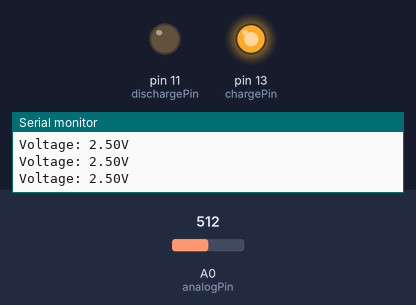
Bench run of a sketch on a simulated Arduino Uno, built with avr-gcc and run on an emulated ATmega328P. On the bench: output pins drawn as LEDs (lit = HIGH), the last lines printed to the serial monitor. The inputs (shaded band) are chosen by the test bench; at power-on: A0 (analogPin) = 512.

Above: at 1.3 s.
1.4 s: A0 (analogPin) set to 631
2.9 s: A0 (analogPin) set to 661
At 3.4 s:
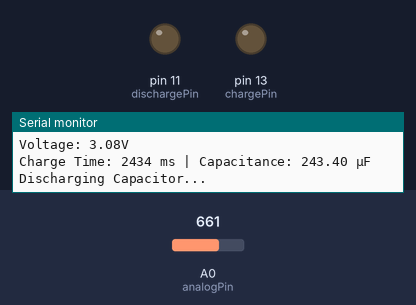
Timing chart, 0 to 5.9 s (numbered marks = the images above; inputs shaded):
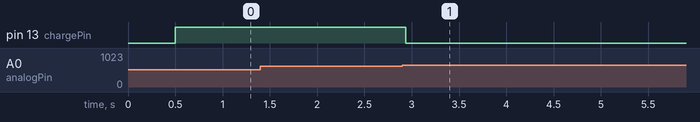

The sketch:

code.ino
```cpp
// Pin Definitions
const int analogPin = A0;  // Analog pin to read capacitor voltage
const int chargePin = 13;  // Charge the capacitor
const int dischargePin = 11;  // Discharge the capacitor
const int resistorValue = 10000;  // 10kΩ resistor

// Timer Variables
unsigned long startTime;
unsigned long elapsedTime;

// Capacitance Variables
float microFarads;
float nanoFarads;

void setup() {
  Serial.begin(9600);
  pinMode(chargePin, OUTPUT);
  digitalWrite(chargePin, LOW);
  pinMode(dischargePin, OUTPUT);
  digitalWrite(dischargePin, LOW);
}

void loop() {
  // Step 1: Fully Discharge the Capacitor
  Serial.println("\nDischarging Capacitor...");
  pinMode(dischargePin, OUTPUT);
  digitalWrite(dischargePin, LOW);
  delay(500); // Wait for complete discharge
  pinMode(dischargePin, INPUT);  // Stop discharging

  // Step 2: Start Charging the Capacitor
  Serial.println("Starting to Charge...");
  digitalWrite(chargePin, HIGH);
  startTime = millis();  // Start timing

  // Step 3: Wait for the capacitor to reach 63.2% of 5V (≈3.16V)
  while (analogRead(analogPin) < 648) {
    int voltageReading = analogRead(analogPin);
    float voltage = (voltageReading / 1023.0) * 5.0;  // Convert to voltage
    Serial.print("Voltage: "); Serial.print(voltage); Serial.println("V");
    delay(50);
  }

  // Step 4: Calculate Charge Time
  elapsedTime = millis() - startTime;
  digitalWrite(chargePin, LOW);  // Stop charging

  // Step 5: Calculate Capacitance using C = T / R
  microFarads = ((float)elapsedTime / resistorValue) * 1000;

  // Step 6: Print Results
  Serial.print("Charge Time: ");
  Serial.print(elapsedTime);
  Serial.print(" ms | Capacitance: ");

  if (microFarads > 1) {
    Serial.print(microFarads);
    Serial.println(" µF");
  } else {
    nanoFarads = microFarads * 1000;
    Serial.print(nanoFarads);
    Serial.println(" nF");
  }

  // Step 7: Discharge Capacitor Before Next Measurement
  Serial.println("Discharging Capacitor...");
  pinMode(dischargePin, OUTPUT);
  digitalWrite(dischargePin, LOW);
  while (analogRead(analogPin) > 0) {
    // Wait for capacitor to fully discharge
  }

  Serial.println("Capacitor Discharged. Ready for next measurement.");
  delay(1000);
}
```

Measured:
- the behaviour switches between 647 and 648 on A0 (analogPin) (found by bisection; images 0 and 1)
- after the input at 2.9 s, pin 13 (chargePin): HIGH → LOW at once
